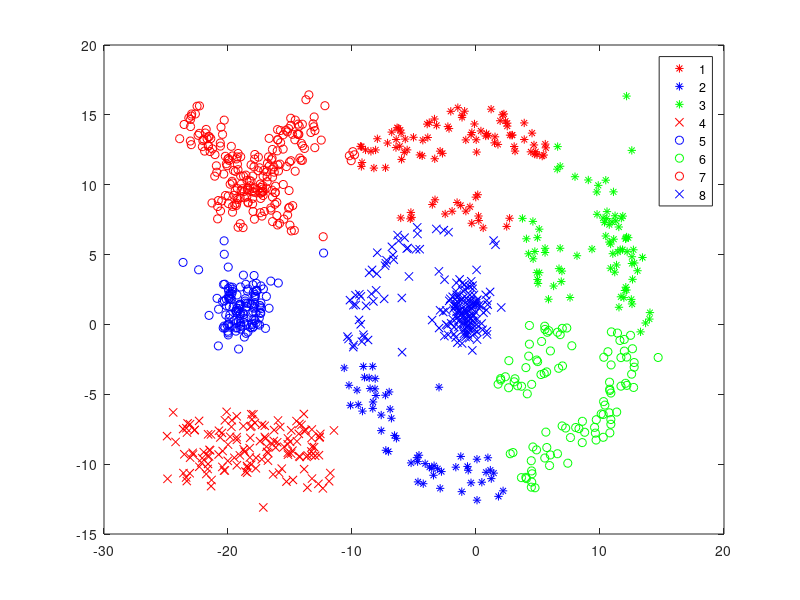

Reproduce this figure in MATLAB. (Note: this script raises an error after producing the figure.)
%% Agglomerative hierarchical clustering
% Load data
data = importdata('clu_data.txt');
n = size(data,1);
threshold = 0.0001; % Stop threshold for k-means

%% Running K-means clustering with k=8
% Here we use Euclidean distance
% Generate k random centroids
k=8;
cent = data(randperm(n, k),:);
prev_cent = data(1:k,:);
dist=zeros(n,k);

% Repeat until centroids do not change much
while sum(sum(abs(cent - prev_cent))) >= threshold
    prev_cent = cent;
    % Calculate distance
    for i=1:k
        dist(:,i)= sum((repmat(cent(i,:),n,1)-data).^2,2);
    end
    [dist_sort, I]=sort(dist,2);
    cluster=I(:,1);
    % Update centroids
    for j=1:k
        idx=find(cluster==j);
        cent(j,:)=mean(data(idx,:),1);
    end
end

%% Plot out the clusters

for i=1:k
    dist(:,i)= sum((repmat(cent(i,:),n,1)-data).^2,2);
end
[dist_sort, I]=sort(dist,2);
cluster=I(:,1);

figure(1)
plot(data(cluster==1,1),data(cluster==1,2),'r*',data(cluster==2,1),...
    data(cluster==2,2),'b*',data(cluster==3,1),data(cluster==3,2),'g*',...
    data(cluster==4,1),data(cluster==4,2),'rx',data(cluster==5,1),...
    data(cluster==5,2),'bo',data(cluster==6,1),data(cluster==6,2),'go',...
    data(cluster==7,1),data(cluster==7,2),'ro',data(cluster==8,1),...
    data(cluster==8,2),'bx');
legend('1', '2','3', '4','5', '6','7', '8');
hold off

%% Agglomerative hierarchical clustering
% Compute the proximity matrix
% Repeat:
%   1. Update distance
%   2. Merge the nearest two cluster
%   3. Update proximity matrix to reflect the proximity between the new
%   cluster and the original clusters
% Until: Only one cluster remains

%% Single linkage
prox_mat=nan(k);
% Calculate distance
for i=1:k
    for j=1:k
        ith_cluster = data(cluster==i,:);
        jth_cluster = data(cluster==j,:);
        % Compute for each element in proximity matrix
        for m=1:size(ith_cluster,1)
            % For each element calculate min dist from other cluster members
            % Update the dist if the new dist is smaller
            prox_mat(i,j)=min([prox_mat(i,j) ...
                min(sum((repmat(ith_cluster(m,:),size(jth_cluster,1),1)-jth_cluster).^2,2))]);
        end
    end
end
% Join and update distance
% z=linkage(prox_mat,'average');

% Problem with the indices.
% z=zeros(k-1,3);
% prox_mat(~prox_mat)=nan;
% while min(min(prox_mat)) ~= nan
%     idx=find(prox_mat==min(min(prox_mat)));
%     i=floor(idx(1)/k);
%     j=idx(1)-(i-1)*k;
%     prox_mat(i,j)=nan;
% end

figure(2)
dendrogram(z)
% %% Complete linkage
% merge = [];
% for i=1:k
% end
% %% Average linkage
% merge = [];
% for i=1:k
% end